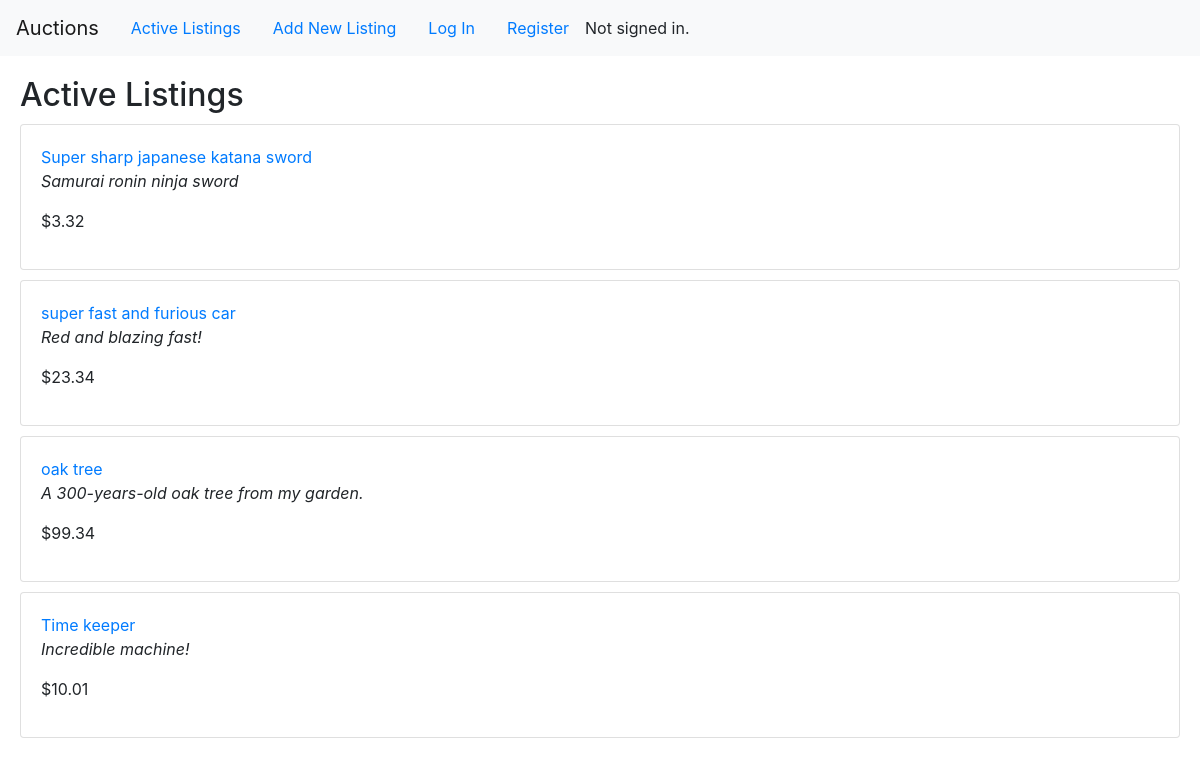
The page / on the database its author committed.
### auctions/models.py (models this page shows)
class Listing(models.Model):
    title = models.CharField(max_length=200)
    category = models.CharField(max_length=200)
    description = models.CharField(max_length=500)
    price = models.DecimalField(max_digits=8, decimal_places=2)
    start_date = models.DateField(auto_now_add=True, editable=False)
    end_date = models.DateField()
    def __str__(self):
        return self.title

### auctions/views.py (the view)
# urls.py: path("", views.index, name="index"),
def index(request):
    return render(request, "auctions/index.html",{
    "listings": Listing.objects.all()
    })

### auctions/templates/auctions/index.html
{% extends "auctions/layout.html" %}
{% block body %}
    <h2>Active Listings</h2>
    {% for listing in listings %}
        <div class="card" style="margin: 10px 0">
            <div class="card-body">
                <a href="/listings/{{ listing.id }}">{{ listing }}</a>
                <p><em>{{ listing.description }}</em></p>
                <p>${{ listing.price }}</p>
            </div>
        </div>
    {% empty %}
        <p>No listings available</p>
    {% endfor %}
{% endblock %}

### auctions/templates/auctions/layout.html (shortened to what this page needs)
{% load static %}
<!DOCTYPE html>
<html lang="en">
    <head>
        <link rel="stylesheet" href="https://stackpath.bootstrapcdn.com/bootstrap/4.4.1/css/bootstrap.min.css">
        <link href="{% static 'auctions/styles.css' %}" rel="stylesheet">
    </head>
    <body>
        <nav class="navbar navbar-expand-lg navbar-light bg-light">
            <a class="navbar-brand" href="#">Auctions</a>
        <ul class="nav">
            <li class="nav-item">
                <a class="nav-link" href="{% url 'index' %}">Active Listings</a>
            </li>
            <li class="nav-item">
                <a class="nav-link" href="{% url 'new_listing' %}">Add New Listing</a>
            </li>
            {% if user.is_authenticated %}
                <li class="nav-item">
                    <a class="nav-link" href="{% url 'logout' %}">Log Out</a>
                </li>
            {% else %}
                <li class="nav-item">
                    <a class="nav-link" href="{% url 'login' %}">Log In</a>
                </li>
                <li class="nav-item">
                    <a class="nav-link" href="{% url 'register' %}">Register</a>
                </li>
            {% endif %}
        </ul>
        <li>
            {% if user.is_authenticated %}
                Signed in as <strong>{{ user.username }}</strong>.
            {% else %}
                Not signed in.
            {% endif %}
        </li>
    </nav>
        <div class="body_container">
        {% block body %}
        {% endblock %}
    </div>
    </body>
</html>

### auctions/static/auctions/styles.css (style rules this page uses)
body { margin: 0; }
li { list-style-type:none; }
.body_container { padding: 20px; }

### rows shown on the page
Listing: title "Super sharp japanese katana sword", description "Samurai ronin ninja sword", price "3.32"
Listing: title "super fast and furious car", description "Red and blazing fast!", price "23.34"
Listing: title "oak tree", description "A 300-years-old oak tree from my garden.", price "99.34"
Listing: title "Time keeper", description "Incredible machine!", price "10.01"
